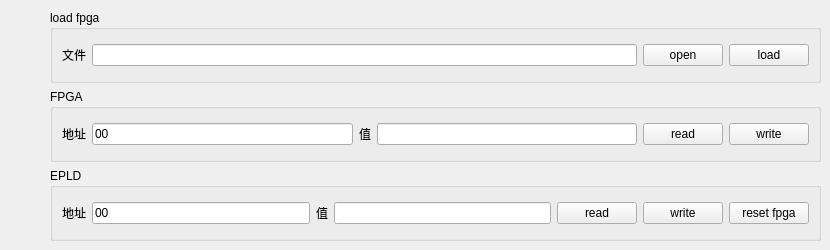
            <widget class="QWidget" name="tab_3">
             <attribute name="title">
              <string>寄存器</string>
             </attribute>
             <widget class="QWidget" name="layoutWidget">
              <property name="geometry">
               <rect>
                <x>50</x>
                <y>10</y>
                <width>771</width>
                <height>231</height>
               </rect>
              </property>
              <layout class="QVBoxLayout" name="verticalLayout_7">
               <item>
                <widget class="QGroupBox" name="groupBox_5">
                 <property name="title">
                  <string>load fpga</string>
                 </property>
                 <layout class="QHBoxLayout" name="horizontalLayout_5">
                  <item>
                   <widget class="QLabel" name="label_17">
                    <property name="text">
                     <string>文件</string>
                    </property>
                   </widget>
                  </item>
                  <item>
                   <widget class="QLineEdit" name="fpgaFilePath"/>
                  </item>
                  <item>
                   <widget class="QPushButton" name="openFpgaFile">
                    <property name="text">
                     <string>open</string>
                    </property>
                   </widget>
                  </item>
                  <item>
                   <widget class="QPushButton" name="loadFpga">
                    <property name="text">
                     <string>load</string>
                    </property>
                   </widget>
                  </item>
                 </layout>
                </widget>
               </item>
               <item>
                <widget class="QGroupBox" name="groupBox_2">
                 <property name="title">
                  <string>FPGA</string>
                 </property>
                 <layout class="QHBoxLayout" name="horizontalLayout_3">
                  <item>
                   <widget class="QLabel" name="label_4">
                    <property name="text">
                     <string>地址</string>
                    </property>
                   </widget>
                  </item>
                  <item>
                   <widget class="QLineEdit" name="fpgaAddr">
                    <property name="text">
                     <string>00</string>
                    </property>
                   </widget>
                  </item>
                  <item>
                   <widget class="QLabel" name="label_6">
                    <property name="text">
                     <string>值</string>
                    </property>
                   </widget>
                  </item>
                  <item>
                   <widget class="QLineEdit" name="fpgaValue"/>
                  </item>
                  <item>
                   <widget class="QPushButton" name="readFpgaReg">
                    <property name="text">
                     <string>read</string>
                    </property>
                   </widget>
                  </item>
                  <item>
                   <widget class="QPushButton" name="writeFpgaReg">
                    <property name="text">
                     <string>write</string>
                    </property>
                   </widget>
                  </item>
                 </layout>
                </widget>
               </item>
               <item>
                <widget class="QGroupBox" name="groupBox_3">
                 <property name="title">
                  <string>EPLD</string>
                 </property>
                 <layout class="QHBoxLayout" name="horizontalLayout_4">
                  <item>
                   <widget class="QLabel" name="label_5">
                    <property name="text">
                     <string>地址</string>
                    </property>
                   </widget>
                  </item>
                  <item>
                   <widget class="QLineEdit" name="epldAddr">
                    <property name="text">
                     <string>00</string>
                    </property>
                   </widget>
                  </item>
                  <item>
                   <widget class="QLabel" name="label_7">
                    <property name="text">
                     <string>值</string>
                    </property>
                   </widget>
                  </item>
                  <item>
                   <widget class="QLineEdit" name="epldValue"/>
                  </item>
                  <item>
                   <widget class="QPushButton" name="readEpldReg">
                    <property name="text">
                     <string>read</string>
                    </property>
                   </widget>
                  </item>
                  <item>
                   <widget class="QPushButton" name="writeEpldReg">
                    <property name="text">
                     <string>write</string>
                    </property>
                   </widget>
                  </item>
                  <item>
                   <widget class="QPushButton" name="resetFpga">
                    <property name="text">
                     <string>reset fpga</string>
                    </property>
                   </widget>
                  </item>
                 </layout>
                </widget>
               </item>
              </layout>
             </widget>
            </widget>
